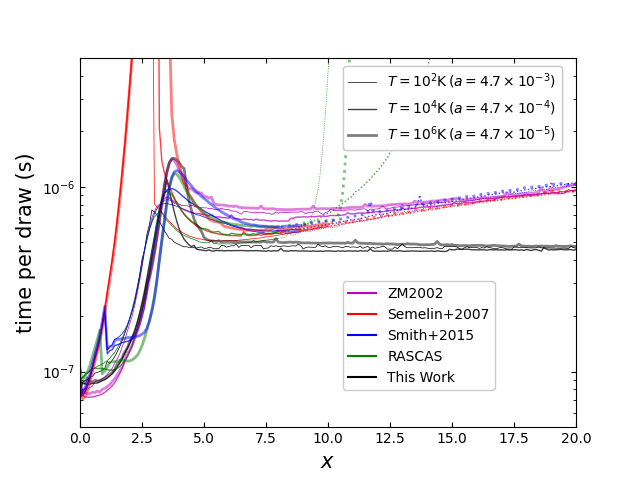

Generate this figure with Python:
import numpy as np
import matplotlib.pyplot as plt
from matplotlib.lines import Line2D
import matplotlib.patches as mpatches

fig, ax = plt.subplots()

ax.xaxis.set_tick_params(which='both', direction='in', top=True)
ax.yaxis.set_tick_params(which='both', direction='in', right=True)

ax.set_xlim(0, 20)
ax.set_ylim(5e-8, 5e-6)
ax.set_yscale('log')
ax.set_xlabel(r'$x$', fontsize=15)
ax.set_ylabel('time per draw (s)', fontsize=15)

x, t0=np.loadtxt('data/runtime0_T2.dat',unpack=True)
x, t1=np.loadtxt('data/runtime1_T2.dat',unpack=True)
x, t2=np.loadtxt('data/runtime2_T2.dat',unpack=True)
x3,t3=np.loadtxt('data/runtime3_T2.dat',unpack=True)
x, t4=np.loadtxt('data/runtime4_T2.dat',unpack=True)

ax.plot(x,t0,color='m',linewidth=0.5,alpha=1.0)
ax.plot(x,t1,color='k',linewidth=0.5,alpha=1.0)

ax.plot(x[x<=10],t2[x<=10],color='r',linewidth=0.5,alpha=1.0)
ax.plot(x[x> 10],t2[x> 10],color='r',linewidth=0.5,alpha=1.0,linestyle='dotted')

ax.plot(x3[x3<=8], t3[x3<=8],color='g',linewidth=0.5,alpha=1.0)
ax.plot(x3[x3> 8], t3[x3> 8],color='g',linewidth=0.5,alpha=1.0,linestyle='dotted')

ax.plot(x[x< 9], t4[x< 9], color='b',linewidth=0.5,alpha=1.0)
ax.plot(x[x>=9], t4[x>=9], color='b',linewidth=0.5,alpha=1.0,linestyle='dotted')

x, t0=np.loadtxt('data/runtime0_T4.dat',unpack=True)
x, t1=np.loadtxt('data/runtime1_T4.dat',unpack=True)
x, t2=np.loadtxt('data/runtime2_T4.dat',unpack=True)
x3,t3=np.loadtxt('data/runtime3_T4.dat',unpack=True)
x, t4=np.loadtxt('data/runtime4_T4.dat',unpack=True)

ax.plot(x,t0,color='m',linewidth=1,alpha=0.75)
ax.plot(x,t1,color='k',linewidth=1,alpha=0.75)

ax.plot(x[x<=10],t2[x<=10],color='r',linewidth=1,alpha=0.75)
ax.plot(x[x> 10],t2[x> 10],color='r',linewidth=1,alpha=0.75,linestyle='dotted')

ax.plot(x3[x3<=8], t3[x3<=8],color='g',linewidth=1,alpha=0.75)
ax.plot(x3[x3> 8], t3[x3> 8],color='g',linewidth=1,alpha=0.75,linestyle='dotted')

ax.plot(x[x< 9], t4[x<9],  color='b',linewidth=1,alpha=0.75)
ax.plot(x[x>=9], t4[x>=9], color='b',linewidth=1,alpha=0.75,linestyle='dotted')

x, t0=np.loadtxt('data/runtime0_T6.dat',unpack=True)
x, t1=np.loadtxt('data/runtime1_T6.dat',unpack=True)
x, t2=np.loadtxt('data/runtime2_T6.dat',unpack=True)
x3,t3=np.loadtxt('data/runtime3_T6.dat',unpack=True)
x, t4=np.loadtxt('data/runtime4_T6.dat',unpack=True)

ax.plot(x,t0,color='m',linewidth=2,alpha=0.5)
ax.plot(x,t1,color='k',linewidth=2,alpha=0.5)

ax.plot(x[x<=10],t2[x<=10],color='r',linewidth=2,alpha=0.5)
ax.plot(x[x> 10],t2[x> 10],color='r',linewidth=2,alpha=0.5,linestyle='dotted')

ax.plot(x3[x3<=8], t3[x3<=8],color='g',linewidth=2,alpha=0.5)
ax.plot(x3[x3> 8], t3[x3> 8],color='g',linewidth=2,alpha=0.5,linestyle='dotted')

ax.plot(x[x< 9], t4[x<9],  color='b',linewidth=2,alpha=0.5)
ax.plot(x[x>=9], t4[x>=9], color='b',linewidth=2,alpha=0.5,linestyle='dotted')


line0 = Line2D([0], [0], label='ZM2002',       color='m')
line2 = Line2D([0], [0], label='This Work',    color='k')
line3 = Line2D([0], [0], label='Semelin+2007', color='r')
line4 = Line2D([0], [0], label='RASCAS',       color='g')
line5 = Line2D([0], [0], label='Smith+2015',   color='b')

lineT2 = Line2D([0], [0], label=r'$T=10^2{\rm K}\, (a=4.7\times10^{-3})$',color='k',linewidth=0.5,alpha=1)
lineT4 = Line2D([0], [0], label=r'$T=10^4{\rm K}\, (a=4.7\times10^{-4})$',color='k',linewidth=1,alpha=0.75)
lineT6 = Line2D([0], [0], label=r'$T=10^6{\rm K}\, (a=4.7\times10^{-5})$',color='k',linewidth=2,alpha=0.5)

noline = Line2D([0], [0], label='', alpha=0)

legend1=ax.legend(handles=[line0,line3,line5,line4,line2],framealpha=1,loc=[0.53,0.10])

legend2=ax.legend(handles=[lineT2,lineT4,lineT6],framealpha=1,loc=[0.53,0.75])

ax.add_artist(legend1)
ax.add_artist(legend2)

#plt.savefig('runtime_cmp.pdf')
plt.savefig('runtime_cmp.png')

plt.show()
